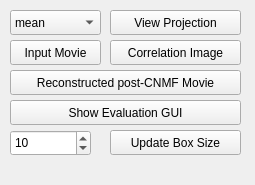
<?xml version="1.0" encoding="UTF-8"?>
<ui version="4.0">
 <class>VizualizationWidget</class>
 <widget class="QDockWidget" name="VizualizationWidget">
  <property name="geometry">
   <rect>
    <x>0</x>
    <y>0</y>
    <width>255</width>
    <height>185</height>
   </rect>
  </property>
  <property name="windowTitle">
   <string>Vizualization Widget</string>
  </property>
  <widget class="QWidget" name="dockWidgetContents">
   <widget class="QPushButton" name="pushButtonEvalGui">
    <property name="geometry">
     <rect>
      <x>10</x>
      <y>100</y>
      <width>231</width>
      <height>25</height>
     </rect>
    </property>
    <property name="text">
     <string>Show Evaluation GUI</string>
    </property>
   </widget>
   <widget class="QComboBox" name="comboBoxProjection">
    <property name="geometry">
     <rect>
      <x>10</x>
      <y>10</y>
      <width>91</width>
      <height>25</height>
     </rect>
    </property>
    <item>
     <property name="text">
      <string>mean</string>
     </property>
    </item>
    <item>
     <property name="text">
      <string>std</string>
     </property>
    </item>
    <item>
     <property name="text">
      <string>max</string>
     </property>
    </item>
   </widget>
   <widget class="QPushButton" name="pushButtonViewProjection">
    <property name="geometry">
     <rect>
      <x>110</x>
      <y>10</y>
      <width>131</width>
      <height>25</height>
     </rect>
    </property>
    <property name="text">
     <string>View Projection</string>
    </property>
   </widget>
   <widget class="QPushButton" name="pushButtonCnImage">
    <property name="geometry">
     <rect>
      <x>110</x>
      <y>40</y>
      <width>131</width>
      <height>25</height>
     </rect>
    </property>
    <property name="text">
     <string>Correlation Image</string>
    </property>
   </widget>
   <widget class="QPushButton" name="pushButtonInputMovie">
    <property name="geometry">
     <rect>
      <x>10</x>
      <y>40</y>
      <width>91</width>
      <height>25</height>
     </rect>
    </property>
    <property name="text">
     <string>Input Movie</string>
    </property>
   </widget>
   <widget class="QPushButton" name="pushButtonReconstructedCnmfMovie">
    <property name="geometry">
     <rect>
      <x>10</x>
      <y>70</y>
      <width>231</width>
      <height>25</height>
     </rect>
    </property>
    <property name="text">
     <string>Reconstructed post-CNMF Movie</string>
    </property>
   </widget>
   <widget class="QSpinBox" name="spinBoxBoxSize">
    <property name="geometry">
     <rect>
      <x>10</x>
      <y>130</y>
      <width>81</width>
      <height>26</height>
     </rect>
    </property>
    <property name="maximum">
     <number>200</number>
    </property>
    <property name="singleStep">
     <number>5</number>
    </property>
    <property name="value">
     <number>10</number>
    </property>
   </widget>
   <widget class="QPushButton" name="pushButtonUpdateBoxSize">
    <property name="geometry">
     <rect>
      <x>110</x>
      <y>130</y>
      <width>131</width>
      <height>25</height>
     </rect>
    </property>
    <property name="text">
     <string>Update Box Size</string>
    </property>
   </widget>
  </widget>
 </widget>
 <resources/>
 <connections/>
</ui>
